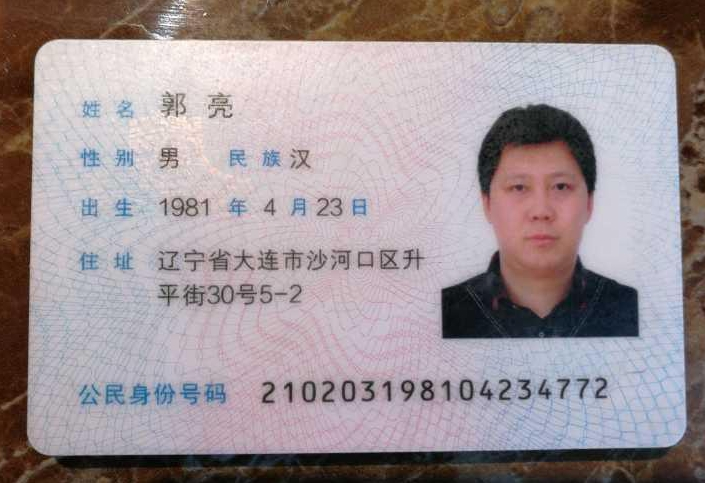
#> input picture test_img/15726692373499791204285.jpg, 705 x 483 px; its folder holds only this picture in this run
$ python -i idcardcv.py   (imports and definitions only)   (older library calls are emulated)
#> lines starting #> are read from the running program, lines starting #| are printed output that depends on the picture; after the words box and inside, x2 and y2 are one past the last pixel; in counts of white or black regions, pixels touching at a corner belong together
# -*- coding: utf-8 -*-
"""
 @Time       : 2019/12/25 17:53
 @Author     : Zhen Qi
 @Email      : qizhen816@163.com
 @File       : idcardcv.py
 @Description: API Script
"""
import cv2
import glob
import numpy as np

def locateText(line,cnt):
    hist_line = np.sum(line, axis=0)
    hist_line_idx = np.nonzero(hist_line > 5)[0]
    if len(hist_line_idx) == 0:
        return 0, len(hist_line)
    if cnt in [0,1,2,-1]:
        return hist_line_idx[0],hist_line_idx[-1]
    last = hist_line_idx[0]
    for idx in hist_line_idx:
        if idx - last > 30 or idx == hist_line_idx[-1]:
            break
        last = idx
    return hist_line_idx[0],last

def findAttrs(fname):
#> called with fname = 'test_img/15726692373499791204285.jpg'
    img = cv2.imdecode(np.fromfile(fname, dtype=np.uint8), -1)
#> img is the input picture: shape (483, 705, 3); mean B, G, R 150.6, 147.2, 158.7
    h, w, _ = img.shape
    if h > w:
        img = np.rot90(img)

    img = cv2.resize(img,(1000,600))
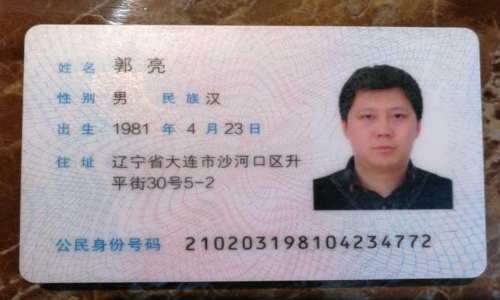
#> img: shape (600, 1000, 3) (shown at 1/2 size); mean B, G, R 150.5, 147.1, 158.6
    gray = cv2.cvtColor(img, cv2.COLOR_BGR2GRAY)
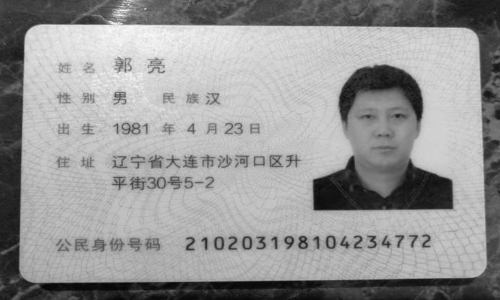
#> gray: shape (600, 1000) (shown at 1/2 size); min 1, max 252, mean 150.9
    # gray = np.squeeze(img[:,:,0])
    # gray = cv2.equalizeHist(gray)
    # gray[gray>np.mean(gray)//2] = 255
    # binary = ~gray
    ret, binary = cv2.threshold(gray, np.mean(gray)*0.65, 255, cv2.THRESH_BINARY)
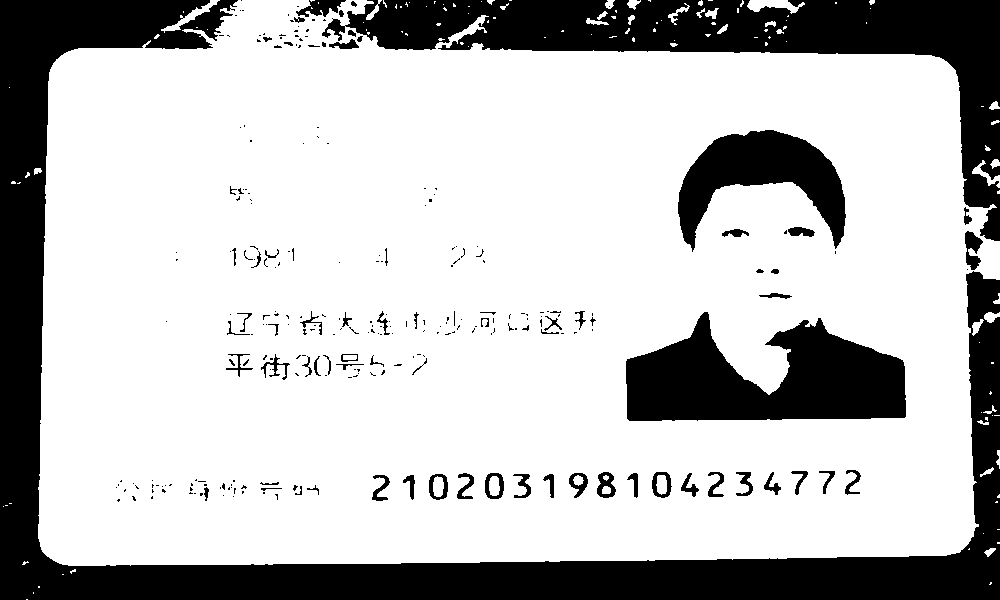
#> binary: shape (600, 1000); 74.5% white; 267 black regions (198 under 20 px), largest, box (x1, y1, x2, y2) and area: (0, 0, 1000, 600) 78792, (322, 0, 1000, 241) 37419, (626, 312, 906, 421) 19606
#> ret = 98

    element = cv2.getStructuringElement(cv2.MORPH_RECT, (3,3))
    binary = cv2.erode(~binary, element)
#> binary: shape (600, 1000); 23.1% white; 102 white regions (68 under 20 px), largest, box (x1, y1, x2, y2) and area: (0, 0, 1000, 600) 73718, (349, 0, 1000, 240) 33872, (627, 313, 905, 420) 18583
    element = cv2.getStructuringElement(cv2.MORPH_RECT, (5,5))
    binary = cv2.dilate(binary, element)
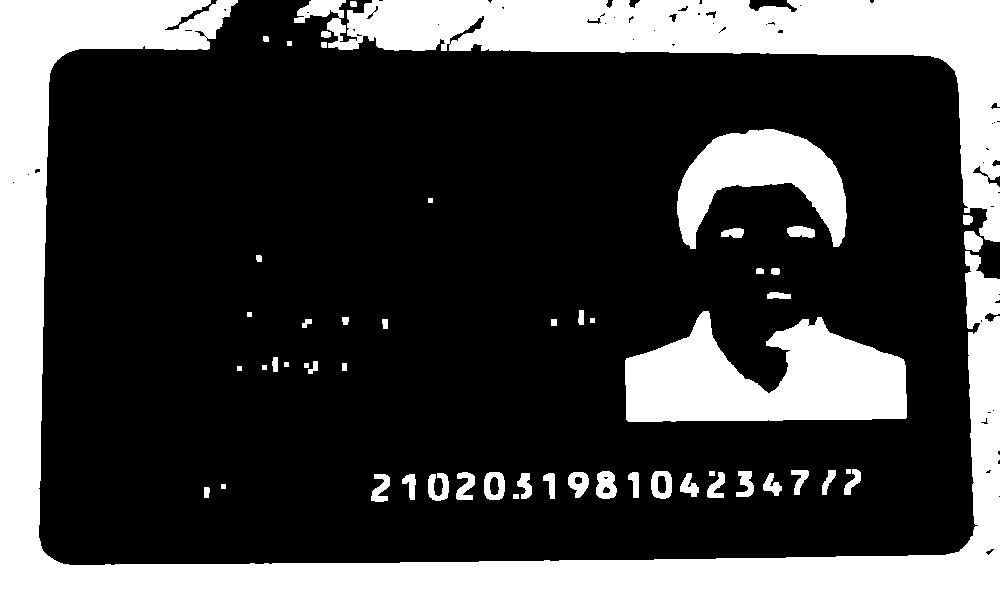
#> binary: shape (600, 1000); 26.7% white; 55 white regions, largest, box (x1, y1, x2, y2) and area: (0, 0, 1000, 600) 81788, (294, 0, 1000, 242) 40813, (625, 311, 907, 422) 20610

    binary = cv2.medianBlur(binary,ksize=3)
#> binary: shape (600, 1000); 26.8% white; 52 white regions, largest, box (x1, y1, x2, y2) and area: (0, 0, 1000, 600) 82164, (294, 0, 1000, 242) 40977, (625, 311, 907, 422) 20605
    # [12 lines of commented-out code are left out]

    cv2.imshow('h',binary)

    # element = cv2.getStructuringElement(cv2.MORPH_RECT, (7,7))
    # binary = cv2.dilate(binary, element)

    binary[binary != 0] = 1
    h, w = binary.shape
    horizontal = np.sum(binary, axis=0)
#> horizontal = 1000 values, max 600 at index 0, min 36 at index 242, mean 160.5
    if np.sum(horizontal[:w//2])>np.sum(horizontal[w//2:]):
        binary = np.rot90(binary,k=2)
        img = np.rot90(img,k=2)
        horizontal = horizontal[::-1]
    horizontal_idx = np.nonzero(horizontal <= max(w/8,np.min(horizontal)*2))[0] #np.min(horizontal)*3
#> horizontal_idx = 623 values from 50 to 956
    vertical = np.sum(binary, axis=1)
#> vertical = 600 values, max 1000 at index 565, min 50 at index 252, mean 267.6
    vertical_idx = np.nonzero(vertical <= max(h/8,np.min(vertical)*2))[0] #np.min(vertical)*3
#> vertical_idx = 239 values from 68 to 553
    binary_half = binary[vertical_idx[0]:vertical_idx[-1],horizontal_idx[0]:int(w*0.6)]
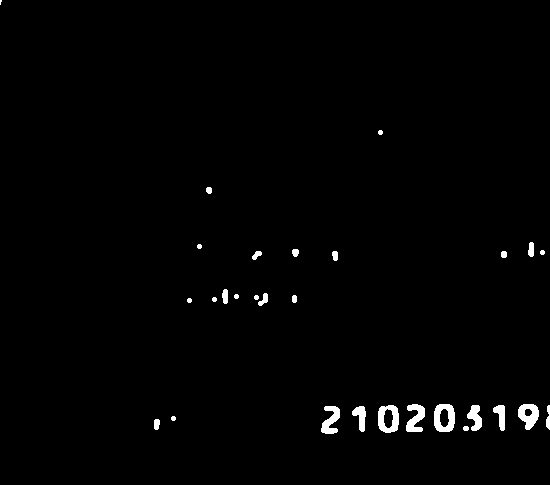
#> binary_half: shape (485, 550); values 0 (black) and 1 (white), 1.2% white; 29 white regions (1 under 20 px), largest, box (x1, y1, x2, y2) and area: (434, 404, 455, 432) 402, (378, 405, 399, 433) 383, (518, 404, 539, 430) 349
    cv2.imshow('333',binary_half*255)
    # cv2.imshow('331',binary[vertical_idx[0]:vertical_idx[-1],horizontal_idx[0]:horizontal_idx[-1]]*255)

    hist = np.sum(binary_half, axis=1)
#> hist = 485 values, max 124 at index 408, min 0 at index 5, mean 6.65
    text_idx = np.nonzero(hist>10)[0]
#> text_idx = 46 values from 250 to 432
    last = text_idx[0]
#> last = 250
    begin = text_idx[0]
#> begin = 250
    coods = []
    count = 0
    mask = np.zeros_like(img)
    for idx in text_idx:
        if idx - last > 5 or idx == text_idx[-1]:
            coods.append([begin, last])
            if count < 3:
                line = binary[begin+vertical_idx[0]:last+vertical_idx[0],horizontal_idx[0]:int(w*0.6)]
            else:
                line = binary[begin+vertical_idx[0]:last+vertical_idx[0],horizontal_idx[0]:horizontal_idx[-1]]
            if idx == text_idx[-1]:
                count = -1
            h_begin,h_last = locateText(line,count)
            x1 = horizontal_idx[0]+h_begin
            y1 = begin+vertical_idx[0]
            x2 = horizontal_idx[0]+h_last
            y2 = last+vertical_idx[0]
            mask[y1:y2,x1:x2] = img[y1:y2,x1:x2]
            begin = idx
            count += 1
        last = idx
#> this loop made 46 passes
#> (idx, h_begin, h_last, x1, y1, x2, y2, begin) on passes 9, 18: (294, 256, 533, 306, 318, 583, 325, 294), (404, 223, 296, 273, 362, 346, 370, 404)
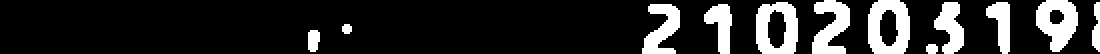
#> line: shape (27, 550) (shown 2 times larger); values 0 (black) and 1 (white), 16.8% white; 12 white regions, largest, box (x1, y1, x2, y2) and area: (434, 0, 455, 27) 391, (378, 1, 399, 27) 365, (518, 0, 539, 26) 349
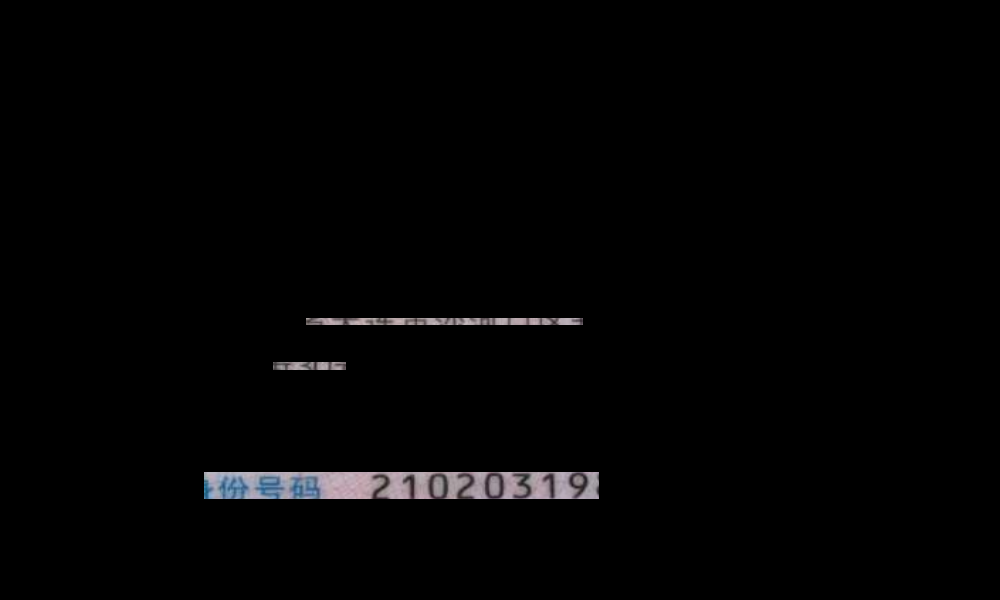
#> mask: shape (600, 1000, 3); mean B, G, R 3.2, 3, 3.1
#> after the loop, coods = [[250, 257], [294, 302], [404, 431]]

    cv2.imshow('33',mask)

    # cv2.imshow('33',binary_half*255)
    cv2.waitKey(2000)

imgs = glob.glob('E:/dataset/身份证分割/*.jpg')
# [2 lines not run here, left out]

>>> result = findAttrs('test_img/15726692373499791204285.jpg')

$ run again, on test_img/15726692373519482990606.jpg
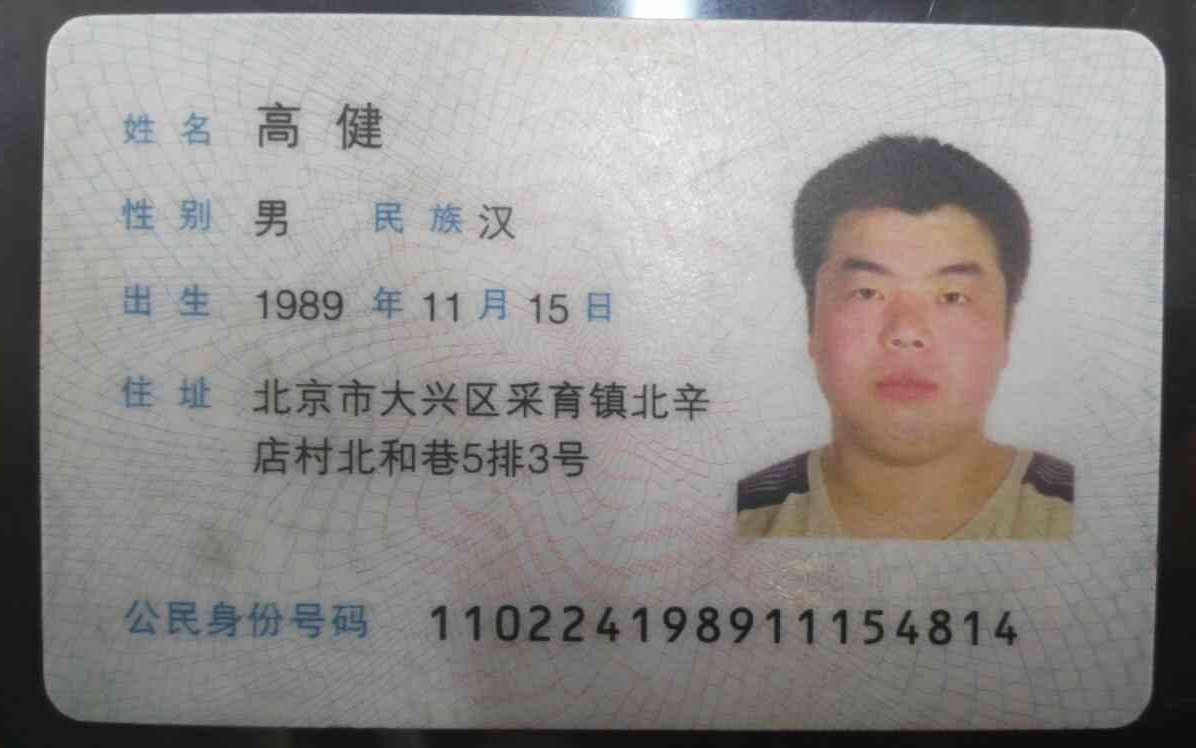
#> input picture test_img/15726692373519482990606.jpg, 1196 x 748 px
#> in findAttrs, img is the input picture: shape (748, 1196, 3); mean B, G, R 140.5, 141.8, 145.1
#> img: shape (600, 1000, 3)
#> in findAttrs, `ret, binary = cv2.threshold(gray, np.mean(gray)*0.65, 255, cv2.THRESH_..`:
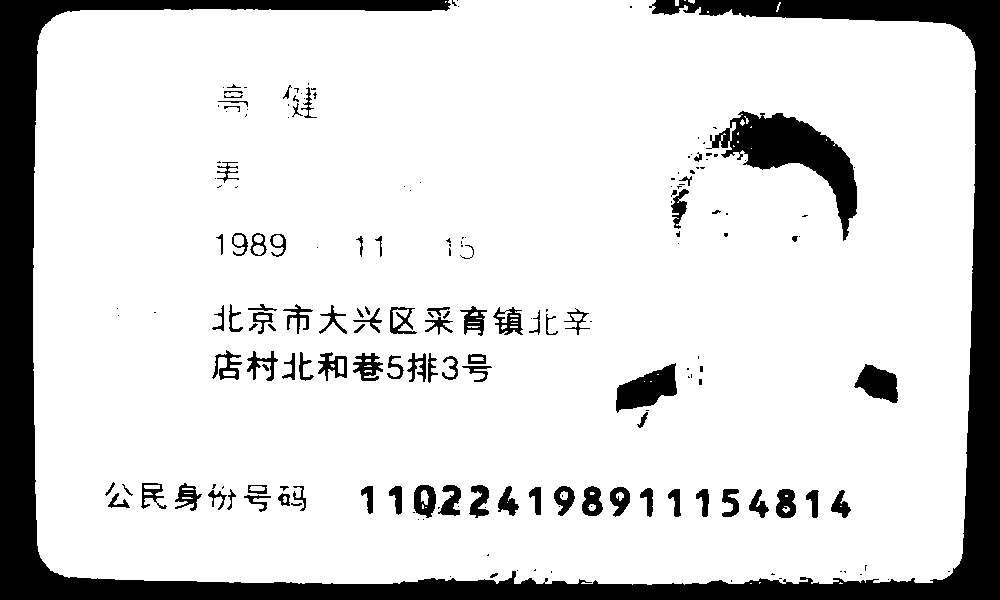
#> binary: shape (600, 1000); 84.9% white; 191 black regions (98 under 20 px), largest, box (x1, y1, x2, y2) and area: (0, 0, 1000, 600) 66549, (706, 111, 857, 241) 6397, (616, 363, 677, 413) 1709
#> ret = 92
#> horizontal = 1000 values, max 600 at index 0, min 17 at index 542, mean 97.08
#> horizontal_idx = 912 values from 38 to 963
#> vertical = 600 values, max 1000 at index 584, min 62 at index 251, mean 161.8
#> vertical_idx = 393 values from 23 to 573
#> binary_half: shape (550, 562); values 0 (black) and 1 (white), 4.3% white; 71 white regions (2 under 20 px), largest, box (x1, y1, x2, y2) and area: (315, 329, 346, 359) 674, (375, 461, 399, 495) 635, (369, 329, 399, 360) 578
#> hist = 550 values, max 229 at index 470, min 0 at index 23, mean 23.93
#> text_idx = 112 values from 0 to 549
#> in findAttrs, `last = text_idx[0]`: last = 0
#> the loop in findAttrs, `for idx in text_idx:` made 112 passes
#> (idx, h_begin, h_last, x1, y1, x2, y2, begin) on passes 2, 13, 42: (214, 0, 562, 38, 23, 600, 23, 214), (283, 205, 324, 243, 237, 362, 247, 283), (328, 179, 542, 217, 306, 580, 334, 328)
#> after the loop in findAttrs, `for idx in text_idx:`:
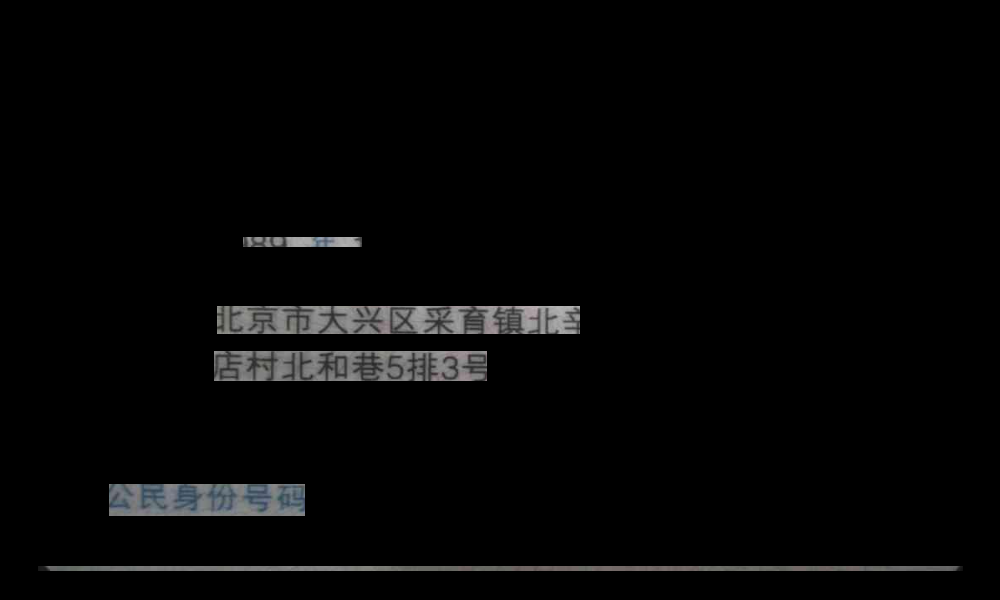
#> mask: shape (600, 1000, 3); mean B, G, R 5.7, 5.6, 5.6
#> after the loop in findAttrs, `for idx in text_idx:`: coods = [[0, 0], [214, 224], [283, 311], [328, 358], [461, 493], [543, 548]]

$ run again, on test_img/15726692373519485386489.jpg
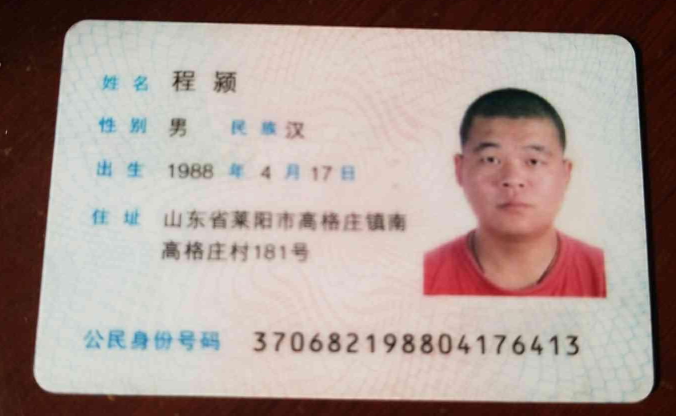
#> input picture test_img/15726692373519485386489.jpg, 1352 x 831 px (shown at 1/2 size)
#> in findAttrs, img is the input picture: shape (831, 1352, 3); mean B, G, R 147.2, 153.1, 170.5
#> img: shape (600, 1000, 3)
#> in findAttrs, `ret, binary = cv2.threshold(gray, np.mean(gray)*0.65, 255, cv2.THRESH_..`:
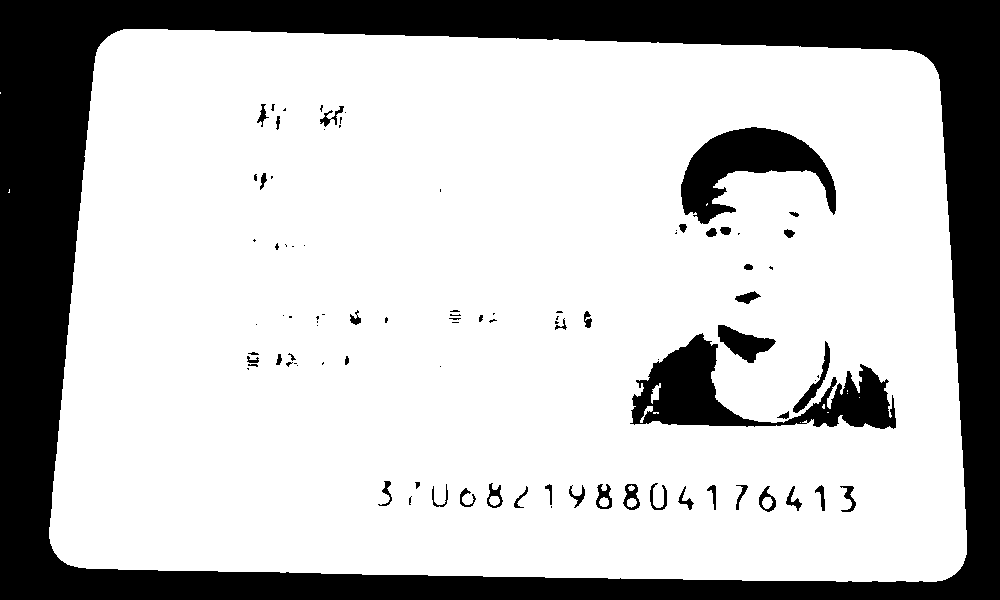
#> binary: shape (600, 1000); 75.3% white; 92 black regions (47 under 20 px), largest, box (x1, y1, x2, y2) and area: (0, 0, 1000, 600) 126253, (630, 333, 896, 429) 9456, (681, 127, 836, 224) 6875
#> ret = 102
#> horizontal = 1000 values, max 600 at index 0, min 60 at index 159, mean 153.8
#> horizontal_idx = 646 values from 92 to 939
#> vertical = 600 values, max 1000 at index 0, min 84 at index 531, mean 256.3
#> vertical_idx = 302 values from 60 to 568
#> binary_half: shape (508, 508); values 0 (black) and 1 (white), 0.65% white; 24 white regions, largest, box (x1, y1, x2, y2) and area: (476, 428, 494, 445) 152, (396, 423, 410, 437) 141, (491, 251, 501, 269) 129
#> hist = 508 values, max 47 at index 430, min 0 at index 32, mean 3.31
#> text_idx = 64 values from 49 to 445
#> in findAttrs, `last = text_idx[0]`: last = 49
#> the loop in findAttrs, `for idx in text_idx:` made 64 passes
#> (idx, h_begin, h_last, x1, y1, x2, y2, begin) on passes 17, 21, 34, 40: (116, 167, 246, 259, 109, 338, 124, 116), (254, 0, 508, 92, 176, 600, 179, 254), (298, 258, 499, 350, 314, 591, 327, 298), (421, 0, 847, 92, 358, 939, 363, 421)
#> after the loop in findAttrs, `for idx in text_idx:`:
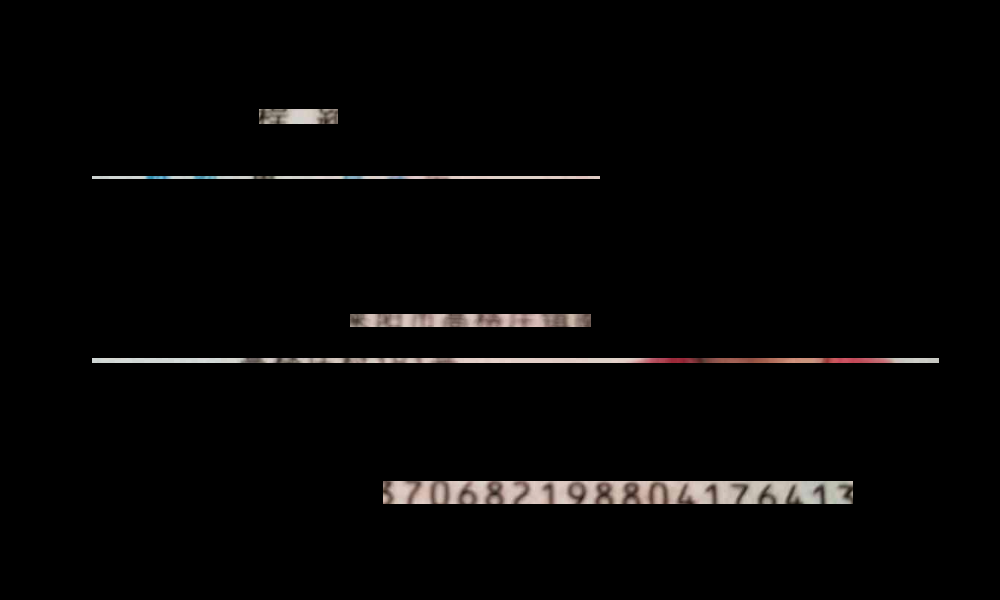
#> mask: shape (600, 1000, 3); mean B, G, R 5.2, 5.4, 6.1
#> after the loop in findAttrs, `for idx in text_idx:`: coods = [[49, 64], [116, 119], [254, 267], [298, 303], [421, 444]]
